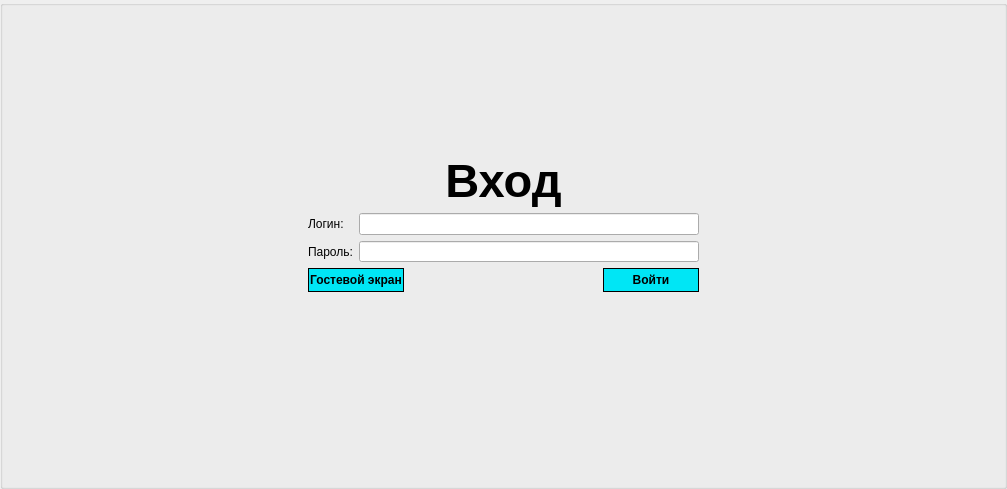
       <widget class="QGroupBox" name="groupBox_start">
        <property name="styleSheet">
         <string notr="true">QGroupBox#groupBox_start {
border: 1px solid #bbf5f3;
}
</string>
        </property>
        <property name="title">
         <string/>
        </property>
        <layout class="QGridLayout" name="gridLayout_4" rowstretch="30,30,40" columnstretch="30,40,30">
         <item row="0" column="1">
          <spacer name="verticalSpacer_2">
           <property name="orientation">
            <enum>Qt::Vertical</enum>
           </property>
           <property name="sizeHint" stdset="0">
            <size>
             <width>20</width>
             <height>59</height>
            </size>
           </property>
          </spacer>
         </item>
         <item row="1" column="1">
          <layout class="QVBoxLayout" name="verticalLayout_12" stretch="25,50,25">
           <item>
            <widget class="QLabel" name="label_23">
             <property name="font">
              <font>
               <pointsize>35</pointsize>
               <weight>75</weight>
               <bold>true</bold>
              </font>
             </property>
             <property name="text">
              <string>Вход</string>
             </property>
             <property name="alignment">
              <set>Qt::AlignCenter</set>
             </property>
            </widget>
           </item>
           <item>
            <layout class="QHBoxLayout" name="horizontalLayout_18" stretch="10,90">
             <item>
              <layout class="QVBoxLayout" name="verticalLayout_10">
               <item>
                <widget class="QLabel" name="label_24">
                 <property name="text">
                  <string>Логин:</string>
                 </property>
                </widget>
               </item>
               <item>
                <widget class="QLabel" name="label_25">
                 <property name="text">
                  <string>Пароль:</string>
                 </property>
                </widget>
               </item>
              </layout>
             </item>
             <item>
              <layout class="QVBoxLayout" name="verticalLayout_11">
               <item>
                <widget class="QLineEdit" name="lineEdit_2">
                 <property name="sizePolicy">
                  <sizepolicy hsizetype="Expanding" vsizetype="Ignored">
                   <horstretch>0</horstretch>
                   <verstretch>0</verstretch>
                  </sizepolicy>
                 </property>
                </widget>
               </item>
               <item>
                <widget class="QLineEdit" name="lineEdit_3">
                 <property name="sizePolicy">
                  <sizepolicy hsizetype="Expanding" vsizetype="Ignored">
                   <horstretch>0</horstretch>
                   <verstretch>0</verstretch>
                  </sizepolicy>
                 </property>
                </widget>
               </item>
              </layout>
             </item>
            </layout>
           </item>
           <item>
            <layout class="QHBoxLayout" name="horizontalLayout_19" stretch="25,50,25">
             <item>
              <widget class="QPushButton" name="pushButton_15">
               <property name="sizePolicy">
                <sizepolicy hsizetype="Minimum" vsizetype="Ignored">
                 <horstretch>0</horstretch>
                 <verstretch>0</verstretch>
                </sizepolicy>
               </property>
               <property name="whatsThis">
                <string>&lt;html&gt;&lt;head/&gt;&lt;body&gt;&lt;p&gt;&lt;br/&gt;&lt;/p&gt;&lt;/body&gt;&lt;/html&gt;</string>
               </property>
               <property name="styleSheet">
                <string notr="true">QPushButton {
background-color: rgb(0, 230, 245);
font:bold;
border: 1px solid #000000;
}
QPushButton::hover {
	background-color: rgb(0, 243, 255);
}
QPushButton::pressed {
	border: 3px solid #000000;
}</string>
               </property>
               <property name="text">
                <string>Гостевой экран</string>
               </property>
              </widget>
             </item>
             <item>
              <spacer name="horizontalSpacer_8">
               <property name="orientation">
                <enum>Qt::Horizontal</enum>
               </property>
               <property name="sizeHint" stdset="0">
                <size>
                 <width>40</width>
                 <height>20</height>
                </size>
               </property>
              </spacer>
             </item>
             <item>
              <widget class="QPushButton" name="pushButton_23">
               <property name="sizePolicy">
                <sizepolicy hsizetype="Minimum" vsizetype="Ignored">
                 <horstretch>0</horstretch>
                 <verstretch>0</verstretch>
                </sizepolicy>
               </property>
               <property name="styleSheet">
                <string notr="true">QPushButton {
background-color: rgb(0, 230, 245);
font:bold;
border: 1px solid #000000;
}
QPushButton::hover {
	background-color: rgb(0, 243, 255);
}
QPushButton::pressed {
	border: 3px solid #000000;
}</string>
               </property>
               <property name="text">
                <string>Войти</string>
               </property>
              </widget>
             </item>
            </layout>
           </item>
          </layout>
         </item>
         <item row="1" column="0">
          <spacer name="horizontalSpacer_9">
           <property name="orientation">
            <enum>Qt::Horizontal</enum>
           </property>
           <property name="sizeHint" stdset="0">
            <size>
             <width>400</width>
             <height>20</height>
            </size>
           </property>
          </spacer>
         </item>
         <item row="1" column="2">
          <spacer name="horizontalSpacer_10">
           <property name="orientation">
            <enum>Qt::Horizontal</enum>
           </property>
           <property name="sizeHint" stdset="0">
            <size>
             <width>400</width>
             <height>20</height>
            </size>
           </property>
          </spacer>
         </item>
         <item row="2" column="1">
          <spacer name="verticalSpacer_3">
           <property name="orientation">
            <enum>Qt::Vertical</enum>
           </property>
           <property name="sizeHint" stdset="0">
            <size>
             <width>20</width>
             <height>280</height>
            </size>
           </property>
          </spacer>
         </item>
        </layout>
       </widget>
